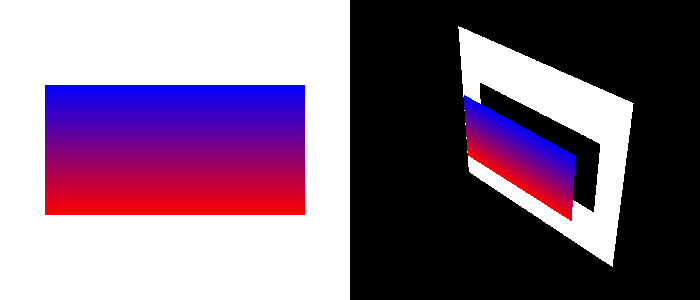

Reproduce this figure in Python.
#!/usr/bin/env python

# Convert a rendered depth image to a point cloud using vtkDepthImageToPointCloud.

import vtkmodules.vtkInteractionStyle  # noqa: F401
import vtkmodules.vtkRenderingFreeType  # noqa: F401
import vtkmodules.vtkRenderingOpenGL2  # noqa: F401

from vtkmodules.vtkFiltersCore import vtkElevationFilter
from vtkmodules.vtkFiltersSources import vtkPlaneSource
from vtkmodules.vtkRenderingCore import (
    vtkActor,
    vtkPolyDataMapper,
    vtkRenderWindow,
    vtkRenderWindowInteractor,
    vtkRenderer,
    vtkRendererSource,
)
from vtkmodules.vtkRenderingImage import vtkDepthImageToPointCloud

# Plane with elevation coloring
plane = vtkPlaneSource()
plane.SetOrigin(0, 0, 0)
plane.SetPoint1(2, 0, 0)
plane.SetPoint2(0, 1, 0)

elevation = vtkElevationFilter()
elevation.SetInputConnection(plane.GetOutputPort())
elevation.SetLowPoint(0, 0, 0)
elevation.SetHighPoint(0, 1, 0)

plane_mapper = vtkPolyDataMapper()
plane_mapper.SetInputConnection(elevation.GetOutputPort())

plane_actor = vtkActor()
plane_actor.SetMapper(plane_mapper)

# Renderers
renderer_0 = vtkRenderer()
renderer_0.SetViewport(0, 0, 0.5, 1)
renderer_0.AddActor(plane_actor)
renderer_0.SetBackground(1, 1, 1)

renderer_1 = vtkRenderer()
renderer_1.SetViewport(0.5, 0, 1, 1)
renderer_1.SetBackground(0, 0, 0)

# Render window
render_window = vtkRenderWindow()
render_window.SetMultiSamples(0)
render_window.SetSize(700, 300)
render_window.AddRenderer(renderer_0)
render_window.AddRenderer(renderer_1)
render_window.SetWindowName("depth to point cloud")

# Interactor
interactor = vtkRenderWindowInteractor()
interactor.SetRenderWindow(render_window)

# Functional render: required to populate depth buffer for RendererSource
render_window.Render()

# Extract rendered geometry and convert to point cloud
renderer_source = vtkRendererSource()
renderer_source.SetInput(renderer_0)
renderer_source.WholeWindowOff()
renderer_source.DepthValuesOn()
renderer_source.Update()

point_cloud = vtkDepthImageToPointCloud()
point_cloud.SetInputConnection(renderer_source.GetOutputPort())
point_cloud.SetCamera(renderer_0.GetActiveCamera())
point_cloud.CullFarPointsOff()
point_cloud.Update()

point_cloud_mapper = vtkPolyDataMapper()
point_cloud_mapper.SetInputConnection(point_cloud.GetOutputPort())

point_cloud_actor = vtkActor()
point_cloud_actor.SetMapper(point_cloud_mapper)

renderer_1.AddActor(point_cloud_actor)

# Scene
camera_1 = renderer_1.GetActiveCamera()
camera_1.SetFocalPoint(0, 0, 0)
camera_1.SetPosition(1, 1, 1)
renderer_1.ResetCamera()

interactor.Initialize()
interactor.Start()
